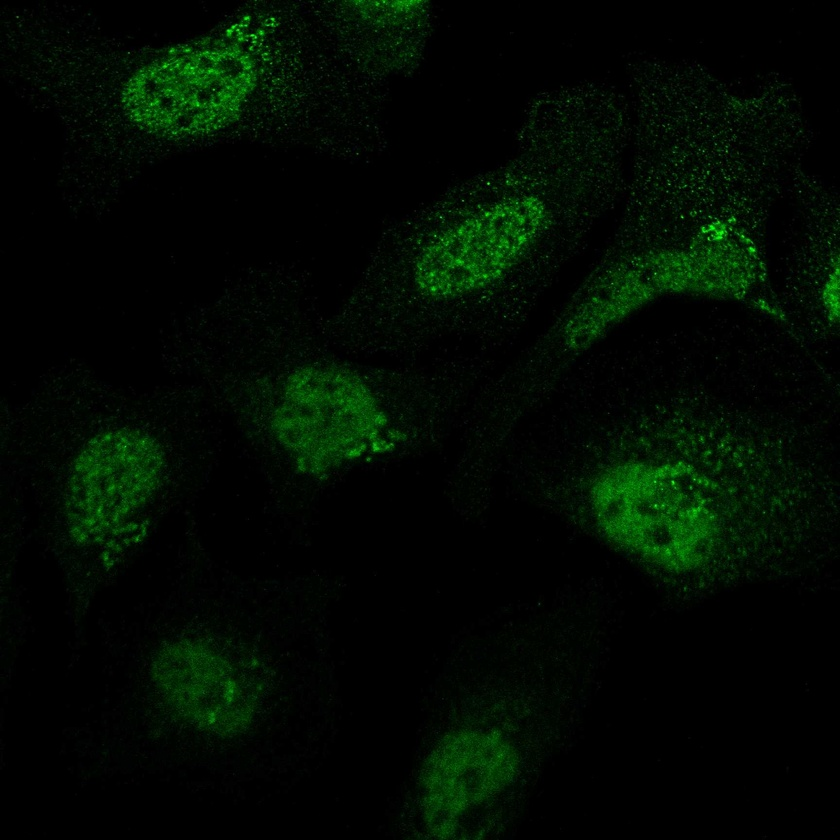
#> input picture Praktikum_2/images/20_B5_1_green.jpg, 840 x 840 px, shrunk from 1728 x 1728 before the run; its folder holds only this picture in this run
$ jupyter execute Praktikum02_solution.ipynb
#> lines starting #> are read from the running program, lines starting #| are printed output that depends on the picture; after the words box and inside, x2 and y2 are one past the last pixel; in counts of white or black regions, pixels touching at a corner belong together
[cell 1]
#install opencv library
#pip install opencv-python

[cell 2]
#include the relevant libraries
import numpy as np
import cv2 as cv
import glob
import os
import matplotlib.pyplot as plt

[cell 3]
# Set path to protein images - Please change the path to the location of the folder named images on your system
path = "images/"

[cell 4]
# Get all image names
imageNames = []
# Format is ['20_B5_1_green.jpg', ...]
[imageNames.append(filename) for filename in glob.glob(path+"*.jpg")]

[cell 5]
#test if the images are found
print(imageNames[0])

[cell 6]
# Print all the image names
print(imageNames)

[cell 7]
# Create subfolders for images of type A and of type B
try:
    os.mkdir(path+'saved_images/')
    os.mkdir(path+'saved_images/A')
    os.mkdir(path+'saved_images/B')
except OSError as error:
    print(error)
#os.mkdir(path+'saved_images/')

[cell 8]
# Loop over all images and segment proteins: please extend
for imageName in imageNames:
    imageProt = cv.imread(imageName)
#> imageProt is the input picture: shape (840, 840, 3); mean B, G, R 1.7, 11.2, 1.7
    cv.destroyAllWindows()
    # Convert to grayscale
    imageProtGray = cv.cvtColor(imageProt, cv.COLOR_BGR2GRAY)
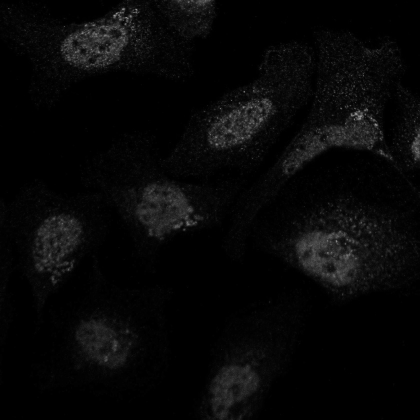
#> imageProtGray: shape (840, 840) (shown at 1/2 size); min 0, max 165, mean 7.3
    # Treshold image to binary
    tresholdValue = 1.5 * np.mean(imageProtGray)
#> tresholdValue = 10.93
    ret, grayTresh = cv.threshold(imageProtGray, tresholdValue, 255,
                                  cv.THRESH_BINARY)
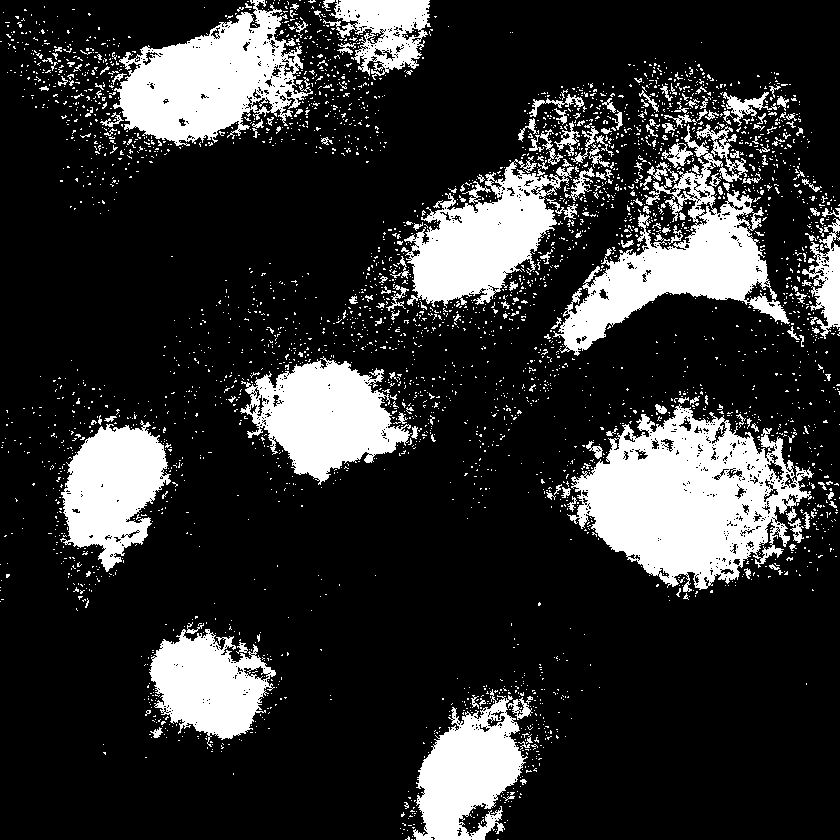
#> grayTresh: shape (840, 840); 19.5% white; 3557 white regions (3366 under 20 px), largest, box (x1, y1, x2, y2) and area: (567, 404, 814, 592) 25266, (553, 124, 790, 356) 16458, (113, 0, 313, 146) 15448
#> ret = 10
    ## Segment image
    filterSize = 3
    kernel = np.ones((filterSize,filterSize), np.uint8)
    # Operate closing to fill holes
    grayTreshMorph = grayTresh
    grayTreshMorph = cv.morphologyEx(grayTresh,
                                     cv.MORPH_CLOSE, kernel)
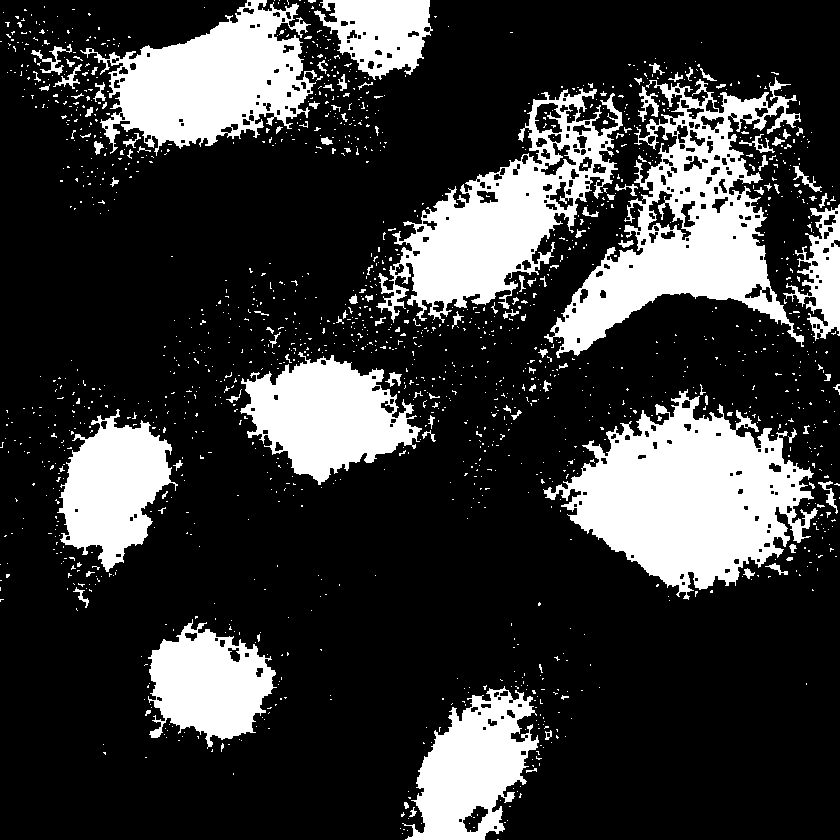
#> grayTreshMorph: shape (840, 840); 22.6% white; 1610 white regions (1491 under 20 px)

    # Get contours
    contours, hierarchy = cv.findContours(grayTreshMorph,
                                         cv.RETR_TREE, cv.CHAIN_APPROX_SIMPLE)
#> contours = 1928 contours, 1673 with area under 20; largest, box (x1, y1, x2, y2) and area: (543, 389, 818, 600) 29532, (544, 77, 804, 358) 26963, (376, 88, 623, 323) 22133, (80, 0, 317, 156) 18947, (240, 352, 422, 485) 13360
    # Get largest contours
    proteinContours = []
    # Loop over all contours
    for cnt in contours:
        area = cv.contourArea(cnt)
        # Discard small contours
        if area < 10000:
            continue
        # Add contour
        proteinContours.append(cnt)
#> this loop made 1928 passes
#> area on pass 49: 32.5
#> after the loop, proteinContours = 8 contours; box (x1, y1, x2, y2) and area: (543, 389, 818, 600) 29532, (544, 77, 804, 358) 26963, (376, 88, 623, 323) 22133, (80, 0, 317, 156) 18947, (240, 352, 422, 485) 13360, (402, 686, 539, 840) 11854, (57, 409, 178, 572) 10761, (148, 619, 277, 749) 10012

    # Display number of protein contours found
    print("Number of protein contours found = " + str(len(proteinContours)))
#| Number of protein contours found = 8
    #generate image with zero background
    imageProt = np.zeros(imageProt.shape, np.uint8)
    #draw contours and fill the masks
    imageProt = cv.drawContours(imageProt, proteinContours, -1, (255,255,255), -1)
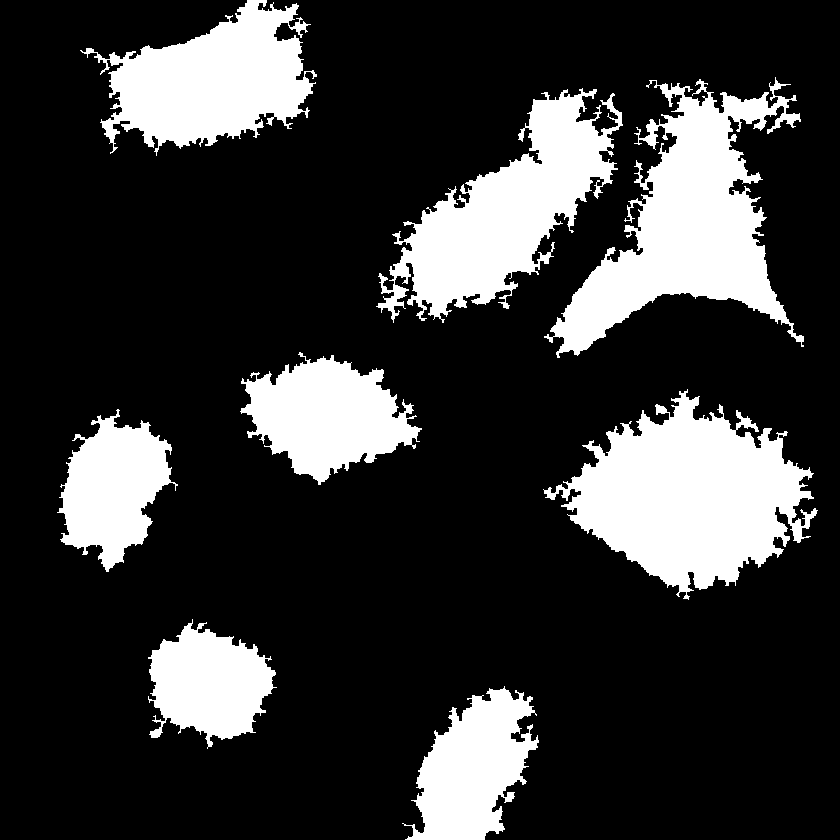
#> imageProt: shape (840, 840, 3); 21.2% white; 8 white regions, largest, box (x1, y1, x2, y2) and area: (543, 389, 818, 600) 30457, (544, 77, 804, 358) 28296, (376, 88, 623, 323) 23348
    # Loop over all protein contours to save each protein in 500x500 image


    proteinNr = 0
    for c in proteinContours:
        proteinNr += 1
        # Get center of contour
        M = cv.moments(c)
        cX = int(M["m10"] / M["m00"])
        cY = int(M["m01"] / M["m00"])


        # Add black border to image
        padding = 250
        # Crop image for each protein found: 500x500x3 jpg
        imageProtPadded = cv.copyMakeBorder(imageProt, padding, padding,
                                            padding, padding,
                                            cv.BORDER_CONSTANT, value=[0, 0, 0])

        # Crop image
        imgSize = 500
        croppedImg = imageProtPadded[cY-int(imgSize/2)+padding:
                                     cY+int(imgSize/2)+padding,
                                     cX-int(imgSize/2)+padding:
                                     cX+int(imgSize/2)+padding]

        # Save cropped protein images
        imageNameFile = imageName.split('/')[-1]
        if imageName[-14] == 'A':
            print('Writing' + path + 'saved_images/A/' +
                       'prot' + str(proteinNr) + '_' +imageNameFile)
            cv.imwrite(path + 'saved_images/A/' +
                       'prot' + str(proteinNr) + '_' + imageNameFile, croppedImg)
        elif imageName[-14] == 'B':
            print(path + 'saved_images/B/' +
                       'prot' + str(proteinNr) + '_' + imageNameFile)
            cv.imwrite(path + 'saved_images/B/' +
                       'prot' + str(proteinNr) + '_' + imageNameFile, croppedImg)
        else:
            print('Could not determine class for image ', imageNameFile)
            continue
#> this loop made 8 passes
#> (cX, cY) on passes 1 to 8: (472, 768), (208, 683), (112, 488), (688, 496), (326, 415), (505, 212), (685, 225), (211, 80)
#> (printed output is left out)
#> pass 1, `imageProtPadded = cv.copyMakeBorder(imageProt, padding, padding, paddi..`:
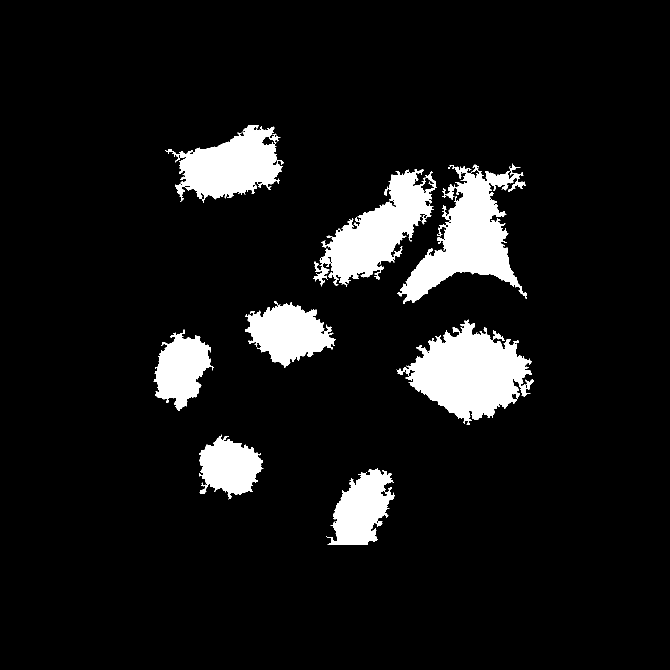
#> imageProtPadded: shape (1340, 1340, 3) (shown at 1/2 size); 8.3% white; 8 white regions, largest, box (x1, y1, x2, y2) and area: (793, 639, 1068, 850) 30457, (794, 327, 1054, 608) 28296, (626, 338, 873, 573) 23348
#> pass 1, `croppedImg = imageProtPadded[cY-int(imgSize/2)+padding: cY+int(imgSize..`:
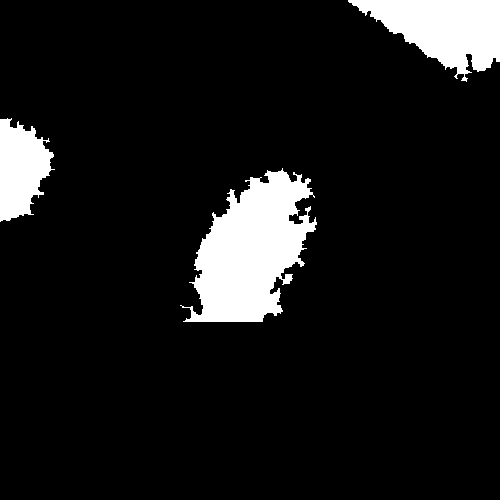
#> croppedImg: shape (500, 500, 3); 9.3% white; 3 white regions, box (x1, y1, x2, y2) and area: (180, 168, 317, 322) 12308, (348, 0, 500, 82) 6998, (0, 118, 55, 222) 3824
#> after the loop, proteinNr = 8

[cell 9]
plt.imshow(croppedImg)
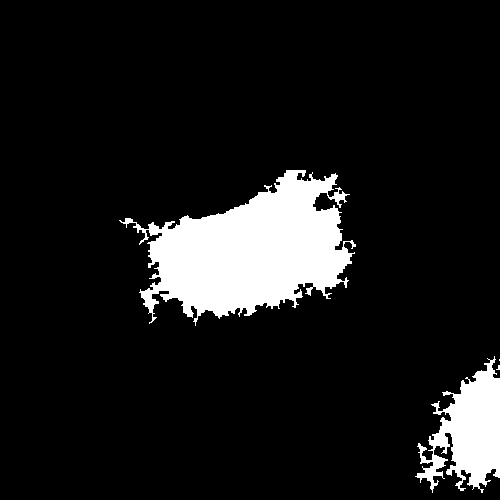
#> shown: shape (500, 500, 3); 10.3% white; 4 white regions (2 under 20 px), largest, box (x1, y1, x2, y2) and area: (119, 170, 356, 326) 19737, (415, 356, 500, 493) 6018

$ run again, on Praktikum_2/images/22_B5_1_green.jpg
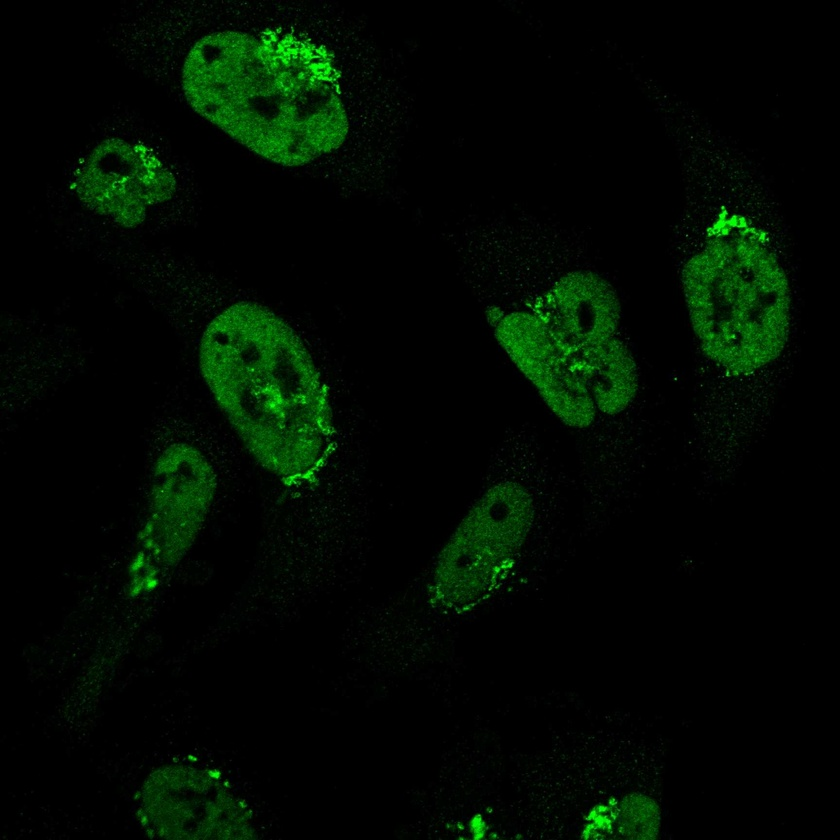
#> input picture Praktikum_2/images/22_B5_1_green.jpg, 840 x 840 px, shrunk from 1728 x 1728 before the run
#> imageProt is the input picture: shape (840, 840, 3); mean B, G, R 1.3, 11.1, 1.2
#> tresholdValue = 10.54
#> `ret, grayTresh = cv.threshold(imageProtGray, tresholdValue, 255, cv.TH..`:
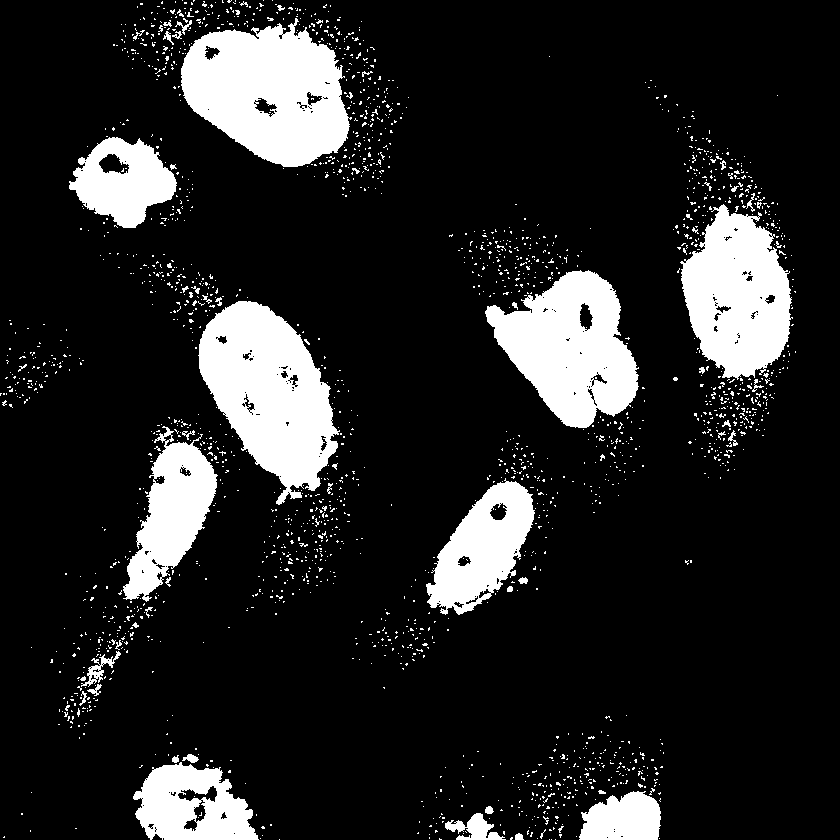
#> grayTresh: shape (840, 840); 14.6% white; 2147 white regions (2087 under 20 px), largest, box (x1, y1, x2, y2) and area: (181, 18, 352, 167) 17138, (198, 301, 340, 505) 16728, (485, 270, 639, 428) 14425
#> ret = 10
#> grayTreshMorph: shape (840, 840); 15.4% white; 1376 white regions (1251 under 20 px)
#> contours = 1420 contours, 1327 with area under 20; largest, box (x1, y1, x2, y2) and area: (173, 14, 353, 169) 17564, (195, 301, 342, 505) 16985, (485, 270, 639, 430) 14672, (677, 192, 794, 392) 14020, (118, 424, 218, 603) 8300
#> the loop `for cnt in contours:` made 1420 passes
#> area on passes 9, 38, 39: 46.5, 829, 28
#> after the loop `for cnt in contours:`: proteinContours = 4 contours; box (x1, y1, x2, y2) and area: (173, 14, 353, 169) 17564, (195, 301, 342, 505) 16985, (485, 270, 639, 430) 14672, (677, 192, 794, 392) 14020
#| Number of protein contours found = 4
#> imageProt: shape (840, 840, 3); 9.2% white; 4 white regions, box (x1, y1, x2, y2) and area: (173, 14, 353, 169) 17915, (195, 301, 342, 505) 17295, (485, 270, 639, 430) 14948, (677, 192, 794, 392) 14523
#> the loop `for c in proteinContours:` made 4 passes
#> (cX, cY) on passes 1 to 4: (269, 392), (570, 347), (737, 294), (268, 91)
#> (printed output is left out)
#> after the loop `for c in proteinContours:`: proteinNr = 4
#> `[cell 9] plt.imshow(croppedImg)`:
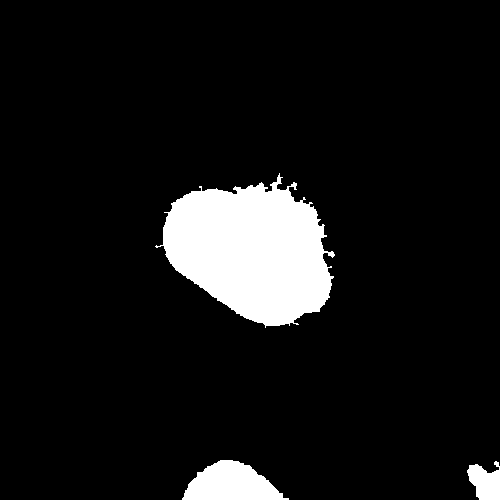
#> shown: shape (500, 500, 3); 8.6% white; 3 white regions, box (x1, y1, x2, y2) and area: (155, 173, 335, 328) 17915, (182, 460, 289, 500) 2803, (467, 461, 500, 500) 892
